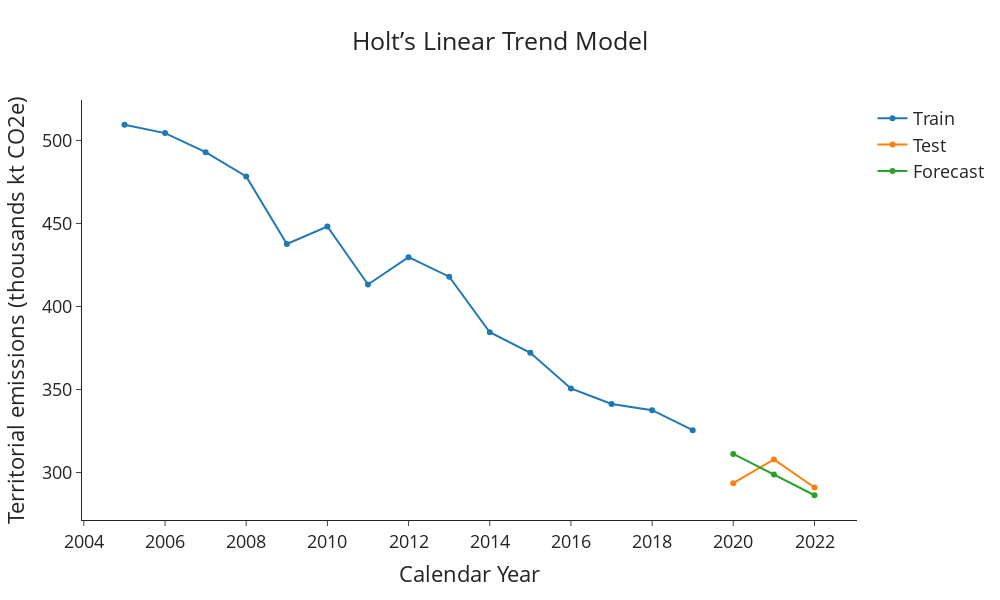

Notebook source saved alongside this figure:
### Code cell
# Split train and test

train = yearly_emissions.iloc[:-int(len(yearly_emissions) * 0.2)]

test = yearly_emissions.iloc[-int(len(yearly_emissions) * 0.2):]

 

 

def plot_func(forecast: list[float], title: str) -> None:

    """Function to plot the forecasts."""

    fig = go.Figure()

    fig.add_trace(go.Scatter(x=train['Calendar Year'], y=train['Territorial emissions (thousands kt CO2e)'], name='Train'))

    fig.add_trace(go.Scatter(x=test['Calendar Year'], y=test['Territorial emissions (thousands kt CO2e)'], name='Test'))

    fig.add_trace(go.Scatter(x=test['Calendar Year'], y=forecast, name='Forecast'))

    fig.update_layout(template="simple_white", font=dict(size=18), title_text=title,

                      width=1000, title_x=0.5, height=600, xaxis_title='Calendar Year',

                      yaxis_title='Territorial emissions (thousands kt CO2e)')

   

    return fig.show() 

# Fit model and get forecasts

#model = SimpleExpSmoothing(train['Territorial emissions (thousands kt CO2e)']).fit(optimized=True)
model = Holt(train['Territorial emissions (thousands kt CO2e)']).fit(optimized=True)

forecasts = model.forecast(len(test))

# Plot the forecasts
plot_func(forecasts, 'Holt’s Linear Trend Model')

### Figure 1 — Plotly figure (JSON) as saved in the notebook; plotly's stock layout.template omitted (floating-point values rounded to 4 significant figures)
{"data": [{"name": "Train", "type": "scatter", "x": ["2005-01-01T00:00:00", "2006-01-01T00:00:00", "2007-01-01T00:00:00", "2008-01-01T00:00:00", "2009-01-01T00:00:00", "2010-01-01T00:00:00", "2011-01-01T00:00:00", "2012-01-01T00:00:00", "2013-01-01T00:00:00", "2014-01-01T00:00:00", "2015-01-01T00:00:00", "2016-01-01T00:00:00", "2017-01-01T00:00:00", "2018-01-01T00:00:00", "2019-01-01T00:00:00"], "y": [509.5, 504.4, 493.0, 478.4, 437.7, 448.2, 413.3, 429.7, 417.9, 384.5, 372.1, 350.6, 341.2, 337.6, 325.5]}, {"name": "Test", "type": "scatter", "x": ["2020-01-01T00:00:00", "2021-01-01T00:00:00", "2022-01-01T00:00:00"], "y": [293.6, 307.9, 291.0]}, {"name": "Forecast", "type": "scatter", "x": ["2020-01-01T00:00:00", "2021-01-01T00:00:00", "2022-01-01T00:00:00"], "y": [311.2, 298.8, 286.3]}], "layout": {"font": {"size": 18}, "height": 600, "title": {"text": "Holt’s Linear Trend Model", "x": 0.5}, "width": 1000, "xaxis": {"title": {"text": "Calendar Year"}}, "yaxis": {"title": {"text": "Territorial emissions (thousands kt CO2e)"}}}}
